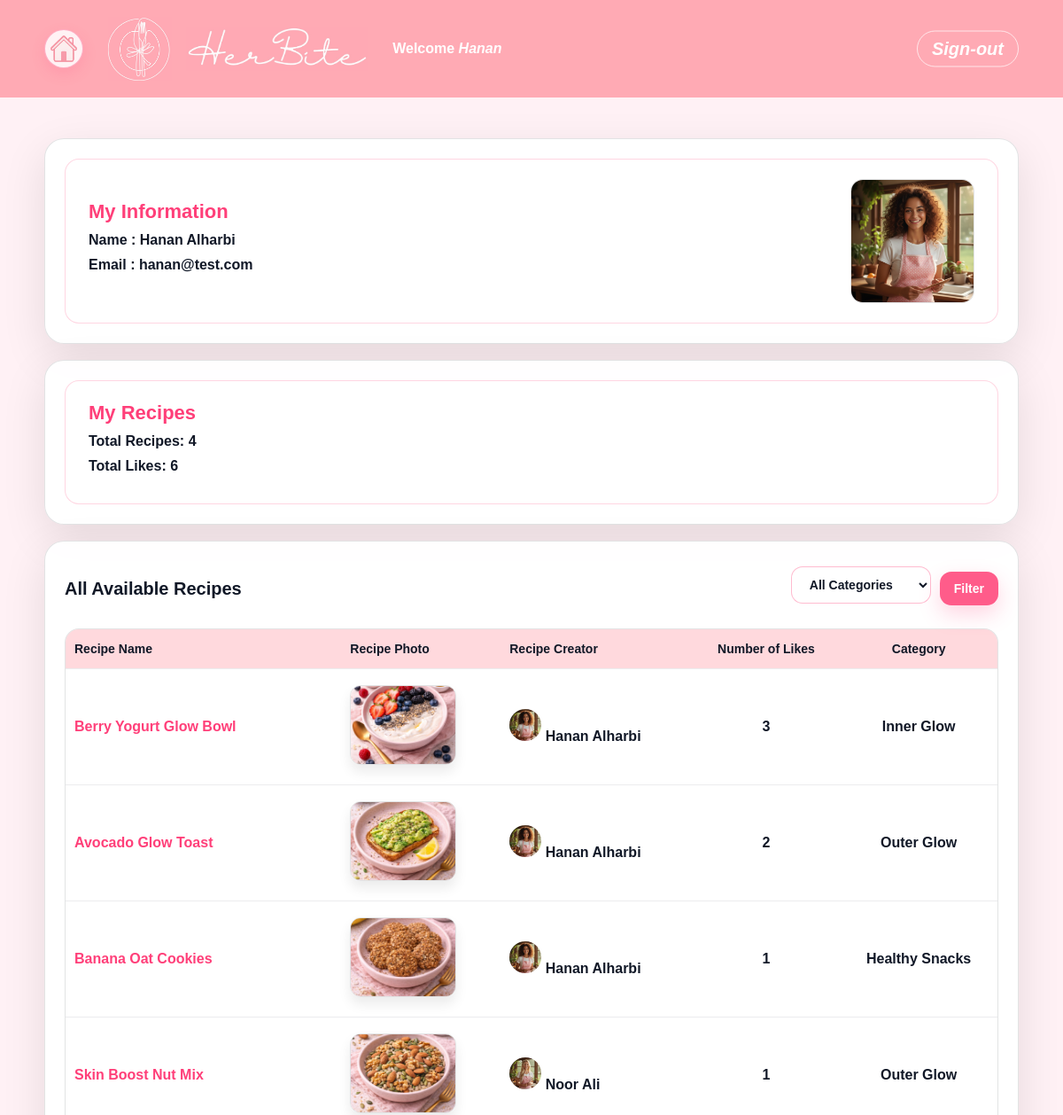
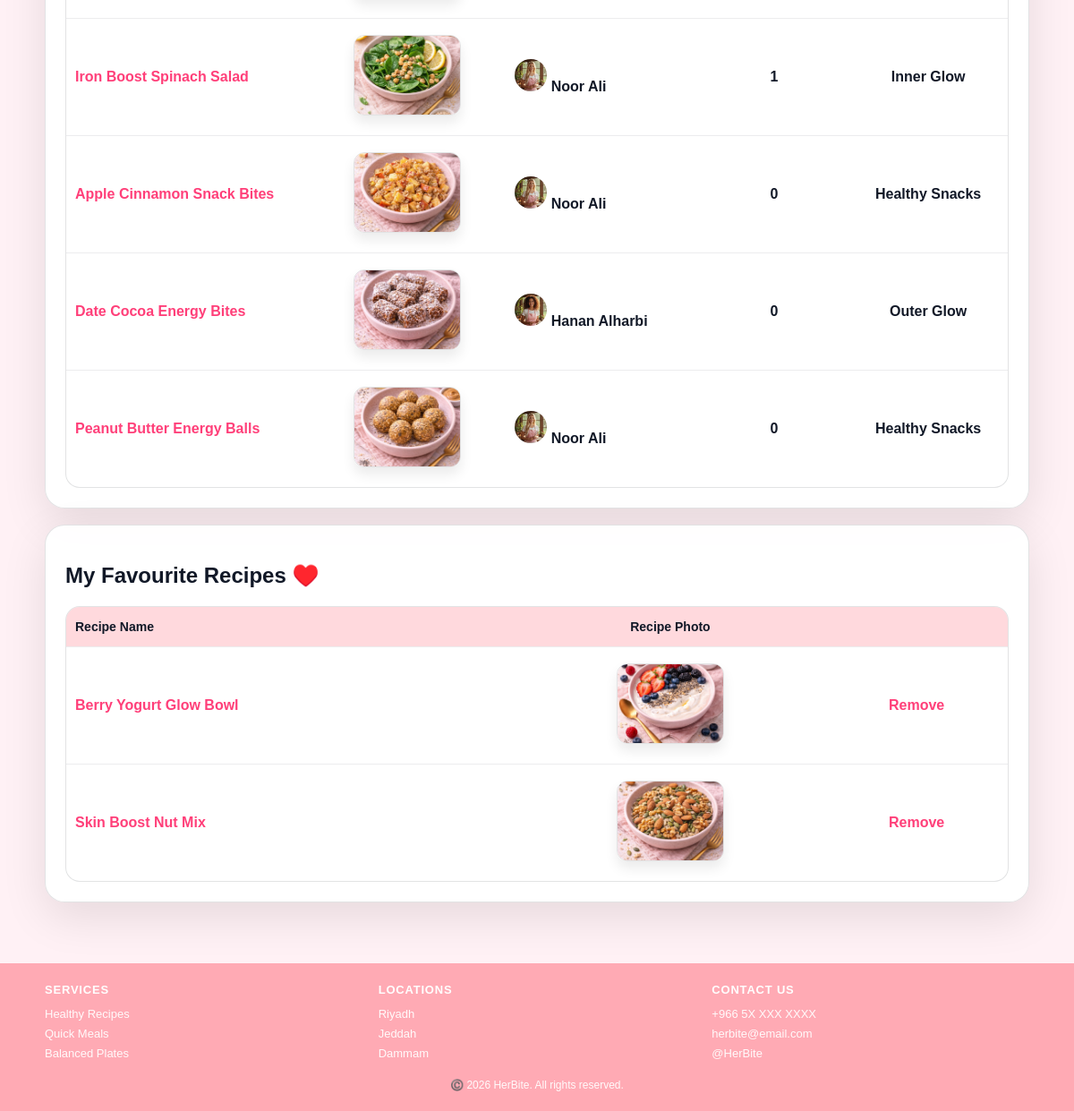
Page /user.php (signed in) on the committed database (2 pictures, top to bottom).
### tables this page shows
CREATE TABLE `users` (
  `id` int(11) NOT NULL,
  `userType` enum('user','admin') NOT NULL,
  `firstName` varchar(100) NOT NULL,
  `lastName` varchar(100) NOT NULL,
  `emailAddress` varchar(100) NOT NULL,
  `password` varchar(255) NOT NULL,
  `photoFileName` varchar(255) NOT NULL
);

CREATE TABLE `recipe` (
  `id` int(11) NOT NULL,
  `userID` int(11) NOT NULL,
  `categoryID` int(11) NOT NULL,
  `name` varchar(150) NOT NULL,
  `description` text DEFAULT NULL,
  `photoFileName` varchar(255) DEFAULT NULL,
  `videoFilePath` varchar(255) DEFAULT NULL
);

CREATE TABLE `recipecategory` (
  `id` int(11) NOT NULL,
  `categoryName` varchar(100) NOT NULL
);

### user.php (the view, shortened to what this page needs)
<?php
include "db.php";
$user_id = (int) $_SESSION['user_id'];
$selectedCategory = isset($_POST['categoryID']) ? (int) $_POST['categoryID'] : 0;
$stmt_user = $conn->prepare("SELECT * FROM users WHERE id = ?");
$stmt_user->bind_param("i", $user_id);
$stmt_user->execute();
$result_user = $stmt_user->get_result();
$user = $result_user->fetch_assoc();
$stmt_total_recipes = $conn->prepare("SELECT COUNT(*) AS totalRecipes FROM recipe WHERE userID = ?");
$stmt_total_recipes->bind_param("i", $user_id);
$stmt_total_recipes->execute();
$totalRecipes = $stmt_total_recipes->get_result()->fetch_assoc()['totalRecipes'] ?? 0;
$stmt_total_likes = $conn->prepare("
    SELECT COUNT(likes.recipeID) AS totalLikes
    FROM recipe
    LEFT JOIN likes ON recipe.id = likes.recipeID
    WHERE recipe.userID = ?
");
$stmt_total_likes->bind_param("i", $user_id);
$stmt_total_likes->execute();
$totalLikes = $stmt_total_likes->get_result()->fetch_assoc()['totalLikes'] ?? 0;
if ($selectedCategory > 0) {
    $stmt_recipes = $conn->prepare("
        SELECT recipe.id,
               recipe.name,
               recipe.photoFileName AS recipePhoto,
               users.firstName,
               users.lastName,
               users.photoFileName AS creatorPhoto,
               recipecategory.categoryName,
               COUNT(likes.userID) AS likesCount
        FROM recipe
        JOIN users ON recipe.userID = users.id
        JOIN recipecategory ON recipe.categoryID = recipecategory.id
        LEFT JOIN likes ON recipe.id = likes.recipeID
        WHERE recipe.categoryID = ?
        GROUP BY recipe.id, recipe.name, recipe.photoFileName, users.firstName, users.lastName, users.photoFileName, recipecategory.categoryName
        ORDER BY recipe.id ASC
    ");
    $stmt_recipes->bind_param("i", $selectedCategory);
    $stmt_recipes->execute();
    $result_recipes = $stmt_recipes->get_result();
} else {
    $result_recipes = $conn->query("
        SELECT recipe.id,
               recipe.name,
               recipe.photoFileName AS recipePhoto,
               users.firstName,
               users.lastName,
               users.photoFileName AS creatorPhoto,
               recipecategory.categoryName,
               COUNT(likes.userID) AS likesCount
        FROM recipe
        JOIN users ON recipe.userID = users.id
        JOIN recipecategory ON recipe.categoryID = recipecategory.id
        LEFT JOIN likes ON recipe.id = likes.recipeID
        GROUP BY recipe.id, recipe.name, recipe.photoFileName, users.firstName, users.lastName, users.photoFileName, recipecategory.categoryName
        ORDER BY recipe.id ASC
    ");
}
$stmt_favourites = $conn->prepare("
    SELECT recipe.id,
           recipe.name,
           recipe.photoFileName
    FROM favourites
    JOIN recipe ON favourites.recipeID = recipe.id
    WHERE favourites.userID = ?
    ORDER BY recipe.id ASC
");
$stmt_favourites->bind_param("i", $user_id);
$stmt_favourites->execute();
$result_favourites = $stmt_favourites->get_result();
$userPhoto = !empty($user['photoFileName']) && $user['photoFileName'] != 'default.png'
    ? 'uploads/' . $user['photoFileName']
    : 'default.png';?>
<!doctype html>
<html lang="en">
<head>
  <link rel="stylesheet" href="stylesheet.css" />
</head>
<body class="user-page header-admin">
  <main class="page">
    <header class="site-header">
      <div class="header-inner">
        <a href="index.html" class="home-link" aria-label="Go to home">
          <img src="home.PNG" alt="Home">
        </a>
        <div class="brand">
          <img src="logo.jpg" alt="HerBite Logo">
        </div>
        <div class="brand-title">
          <img src="title.jpg" alt="HerBite Title">
        </div>
        <div class="header-right">
          <div class="welcome">
            Welcome <span class="name"><?php echo htmlspecialchars($user['firstName']); ?></span>
          </div>
        </div>
        <div class="logout">
          <a href="index.html">Sign-out</a>
        </div>
      </div>
    </header>
    <div class="page-main">
      <section class="card">
        <div class="big-box">
          <div class="bar-left">
            <h2 class="bar-title">My Information</h2>
            <p><strong>Name :</strong> <?php echo htmlspecialchars($user['firstName'] . ' ' . $user['lastName']); ?></p>
            <p><strong>Email :</strong> <?php echo htmlspecialchars($user['emailAddress']); ?></p>
          </div>
          <div class="bar-right">
            <div class="user-photo-box">
              <img src="<?php echo htmlspecialchars($userPhoto); ?>" alt="User photo">
            </div>
          </div>
        </div>
      </section>
      <section class="card">
        <div class="big-box">
          <div class="bar-left">
            <h2 class="bar-title">
              <a href="myRecipes.php">My Recipes</a>
            </h2>
            <p><strong>Total Recipes:</strong> <?php echo (int) $totalRecipes; ?></p>
            <p><strong>Total Likes:</strong> <?php echo (int) $totalLikes; ?></p>
          </div>
        </div>
      </section>
      <section class="box">
        <div class="section-head">
          <h2>All Available Recipes</h2>
          <form method="POST" action="user.php" class="filter">
            <select name="categoryID">
              <option value="">All Categories</option>
            </select>
            <button class="btn-filter" type="submit">Filter</button>
          </form>
        </div>
        <?php if ($result_recipes && mysqli_num_rows($result_recipes) > 0) { ?>
          <table class="recipes-table">
            <thead>
              <tr>
                <th>Recipe Name</th>
                <th>Recipe Photo</th>
                <th>Recipe Creator</th>
                <th>Number of Likes</th>
                <th>Category</th>
              </tr>
            </thead>
            <tbody>
              <?php while ($row = mysqli_fetch_assoc($result_recipes)) { ?>
                <tr>
                  <td>
                    <a href="viewRecipe.php?id=<?php echo (int) $row['id']; ?>">
                      <?php echo htmlspecialchars($row['name']); ?>
                    </a>
                  </td>
                  <td>
                    <img src="<?php echo htmlspecialchars($row['recipePhoto']); ?>" class="recipe-img" alt="Recipe Photo">
                  </td>
                  <td>
                    <img src="<?php echo htmlspecialchars($row['creatorPhoto']); ?>" class="creator-avatar" alt="Creator Photo">
                    <?php echo htmlspecialchars($row['firstName'] . ' ' . $row['lastName']); ?>
                  </td>
                  <td>
                    <?php echo (int) $row['likesCount']; ?>
                  </td>
                  <td>
                    <?php echo htmlspecialchars($row['categoryName']); ?>
                  </td>
                </tr>
              <?php } ?>
            </tbody>
          </table>
        <?php } else { ?>
          <p>No recipes found in this category.</p>
        <?php } ?>
      </section>
      <section class="box">
        <h2>My Favourite Recipes ♥️</h2>
        <?php if ($result_favourites && mysqli_num_rows($result_favourites) > 0) { ?>
          <table class="favorites-table">
            <thead>
              <tr>
                <th>Recipe Name</th>
                <th>Recipe Photo</th>
                <th></th>
              </tr>
            </thead>
            <tbody>
              <?php while ($fav = mysqli_fetch_assoc($result_favourites)) { ?>
                <tr>
                  <td>
                    <a href="viewRecipe.php?id=<?php echo (int) $fav['id']; ?>">
                      <?php echo htmlspecialchars($fav['name']); ?>
                    </a>
                  </td>
                  <td>
                    <img src="<?php echo htmlspecialchars($fav['photoFileName']); ?>" class="recipe-img" alt="Recipe Photo">
                  </td>
                  <td>
                    <a class="remove-link" href="removeFavourite.php?recipeID=<?php echo (int) $fav['id']; ?>">Remove</a>
                  </td>
                </tr>
              <?php } ?>
            </tbody>
          </table>
        <?php } else { ?>
          <p>You have no favourite recipes.</p>
        <?php } ?>
      </section>
    </div>
  </main>
  <footer class="site-footer">
    <div class="footer-inner">
      <div class="footer-col">
        <h4>Services</h4>
        <p>Healthy Recipes</p>
        <p>Quick Meals</p>
        <p>Balanced Plates</p>
      </div>
      <div class="footer-col">
        <h4>Locations</h4>
        <p>Riyadh</p>
        <p>Jeddah</p>
        <p>Dammam</p>
      </div>
      <div class="footer-col">
        <h4>Contact Us</h4>
        <p>+966 5X XXX XXXX</p>
        <p>herbite@email.com</p>
        <p>@HerBite</p>
      </div>
    </div>
    <div class="footer-bottom">
      ©️ 2026 HerBite. All rights reserved.
    </div>
  </footer>
</body>
</html>

### rows in the picture
users: firstName "Hanan", firstName+lastName "Hanan Alharbi", emailAddress "hanan@test.com", photoFileName (picture)
recipe: name "Berry Yogurt Glow Bowl", photoFileName (picture), userID.photoFileName (picture), userID.lastName "Hanan Alharbi", likesCount "3", recipecategory.categoryName "Inner Glow"
recipe: name "Avocado Glow Toast", photoFileName (picture), userID.photoFileName (picture), userID.lastName "Hanan Alharbi", likesCount "2", recipecategory.categoryName "Outer Glow"
recipe: name "Banana Oat Cookies", photoFileName (picture), userID.photoFileName (picture), userID.lastName "Hanan Alharbi", likesCount "1", recipecategory.categoryName "Healthy Snacks"
recipe: name "Skin Boost Nut Mix", photoFileName (picture), userID.photoFileName (picture), userID.lastName "Noor Ali", likesCount "1", recipecategory.categoryName "Outer Glow"
recipe: name "Iron Boost Spinach Salad", photoFileName (picture), userID.photoFileName (picture), userID.lastName "Noor Ali", likesCount "1", recipecategory.categoryName "Inner Glow"
recipe: name "Apple Cinnamon Snack Bites", photoFileName (picture), userID.photoFileName (picture), userID.lastName "Noor Ali", likesCount "0", recipecategory.categoryName "Healthy Snacks"
recipe: name "Date Cocoa Energy Bites", photoFileName (picture), userID.photoFileName (picture), userID.lastName "Hanan Alharbi", likesCount "0", recipecategory.categoryName "Outer Glow"
recipe: name "Peanut Butter Energy Balls", photoFileName (picture), userID.photoFileName (picture), userID.lastName "Noor Ali", likesCount "0", recipecategory.categoryName "Healthy Snacks"

### other values in the picture
$totalRecipes "4"
$totalLikes "6"
